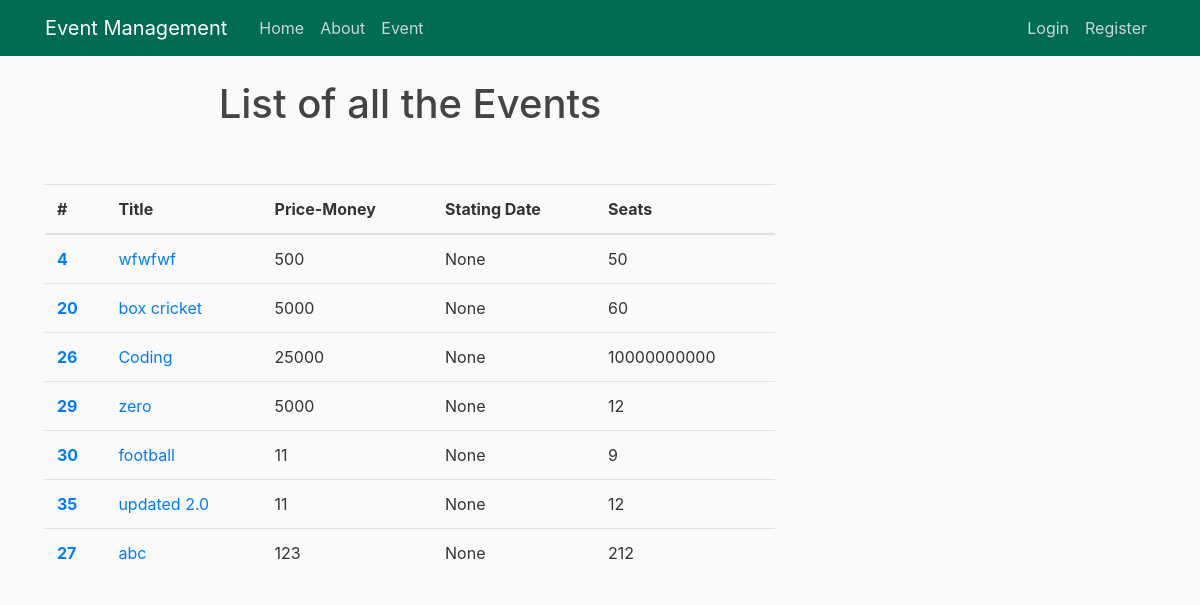
The app's page /, older data.
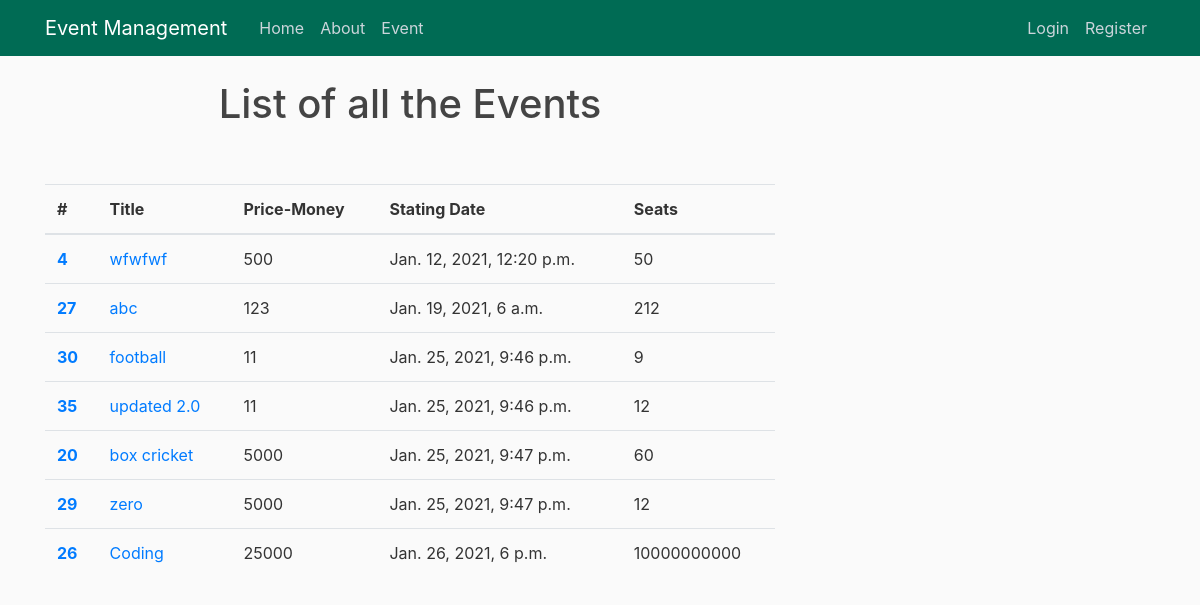
The same page, newer data.
### event/models.py (models this page shows, shortened)
class Eventlist(models.Model):
    postby = models.ForeignKey(User, on_delete=models.CASCADE, null=True)
    title = models.CharField(max_length=100)
    description = models.TextField()
    organizer = models.CharField(max_length=100)
    joiningfees = models.CharField(max_length=10)
    pricemoney = models.CharField(max_length=10)
    members = models.CharField(max_length=5, null=True)
    link = models.CharField(max_length=100)
    Eventtime = models.CharField(max_length=20)
    venue = models.TextField()
    StartingDate = models.DateTimeField(blank=False, null=True)
    Endingdate = models.DateTimeField(blank=False, null=True)
    Category = models.CharField(max_length=50, default="")
    numberofseats = models.CharField(max_length=50, null=True)

### event/views.py (the view)
# urls.py: path('', views.home, name='event-home'),
def home(request):
    context = {
        'eventlist': Eventlist.objects.all().order_by('StartingDate')
    }
    return render(request, 'event/home.html', context)

### event/templates/event/home.html
{% extends "event/base.html" %}
{% block content %}
<h1 style="text-align: center;">List of all the Events</h1>
<br />
<br />
<table class="table table-hover">
  <thead class="thead-success">
    <tr>
      <th scope="col">#</th>
      <th scope="col">Title</th>
      <th scope="col">Price-Money</th>
      <th scope="col">Stating Date</th>
      <th scope="col">Seats</th>
    </tr>
  </thead>
  <tbody>
    {% for events in eventlist %}
    <tr>
      <th scope="row"><a href="event_details/{{events.id}}">{{events.id}}</a></th>
      <td><a href="event_details/{{events.id}}">{{events.title}}</a></td>
      <td>{{events.pricemoney}}</td>
      <td>{{events.StartingDate}}</td>
      <td>{{events.numberofseats}}</td>
    </tr>
    {% endfor %}
  </tbody>
</table>
{% endblock content %}

### event/templates/event/base.html (shortened to what this page needs)
{% load static %}
<!DOCTYPE html>
<html>
<head>
    <link rel="stylesheet" href="https://maxcdn.bootstrapcdn.com/bootstrap/4.0.0/css/bootstrap.min.css">
    <link rel="stylesheet" type="text/css" href="{% static 'event/main.css' %}">
</head>
<body>
    <header class="site-header">
        <nav class="navbar navbar-expand-md navbar-dark bg-steel fixed-top">
          <div class="container">
            <a class="navbar-brand mr-4" href="{% url 'event-home' %}">Event Management</a>
            <div class="collapse navbar-collapse" id="navbarToggle">
              <div class="navbar-nav mr-auto">
                <a class="nav-item nav-link" href="{% url 'event-home' %}">Home</a>
                <a class="nav-item nav-link" href="{% url 'event-about' %}">About</a>
                <a class="nav-item nav-link" href="{% url 'event-view' %}">Event</a>
              </div>
              <div class="navbar-nav">
                {% if user.is_authenticated %}
                  <a class="nav-item nav-link" href="{% url 'logout' %}">Logout</a>
                {% else %}
                  <a class="nav-item nav-link" href="{% url 'login' %}">Login</a>
                  <a class="nav-item nav-link" href="{% url 'users-register' %}">Register</a>
                {% endif %}
              </div>
            </div>
          </div>
        </nav>
      </header>
    <main role="main" class="container">
        <div class="row">
          <div class="col-md-8">
            {% block content %}{% endblock %}
          </div>
        </div>
      </main>
</body>
</html>

### event/static/event/main.css (style rules this page uses)
body { background: #fafafa; color: #333333; margin-top: 5rem; }
h1, h2, h3, h4, h5, h6 { color: #444444; }
.bg-steel { background-color: #006B54; }
.site-header .navbar-nav .nav-link { color: #cbd5db; }

Row changes from the older to the newer data that the page shows:
changed Eventlist "wfwfwf": StartingDate "None" → "Jan. 12, 2021, 12:20 p.m."
changed Eventlist "abc": StartingDate "None" → "Jan. 19, 2021, 6 a.m."; moves up the list
changed Eventlist "football": StartingDate "None" → "Jan. 25, 2021, 9:46 p.m."
changed Eventlist "updated 2.0": StartingDate "None" → "Jan. 25, 2021, 9:46 p.m."
changed Eventlist "box cricket": StartingDate "None" → "Jan. 25, 2021, 9:47 p.m."; moves down the list
changed Eventlist "zero": StartingDate "None" → "Jan. 25, 2021, 9:47 p.m."; moves down the list
changed Eventlist "Coding": StartingDate "None" → "Jan. 26, 2021, 6 p.m."; moves down the list
